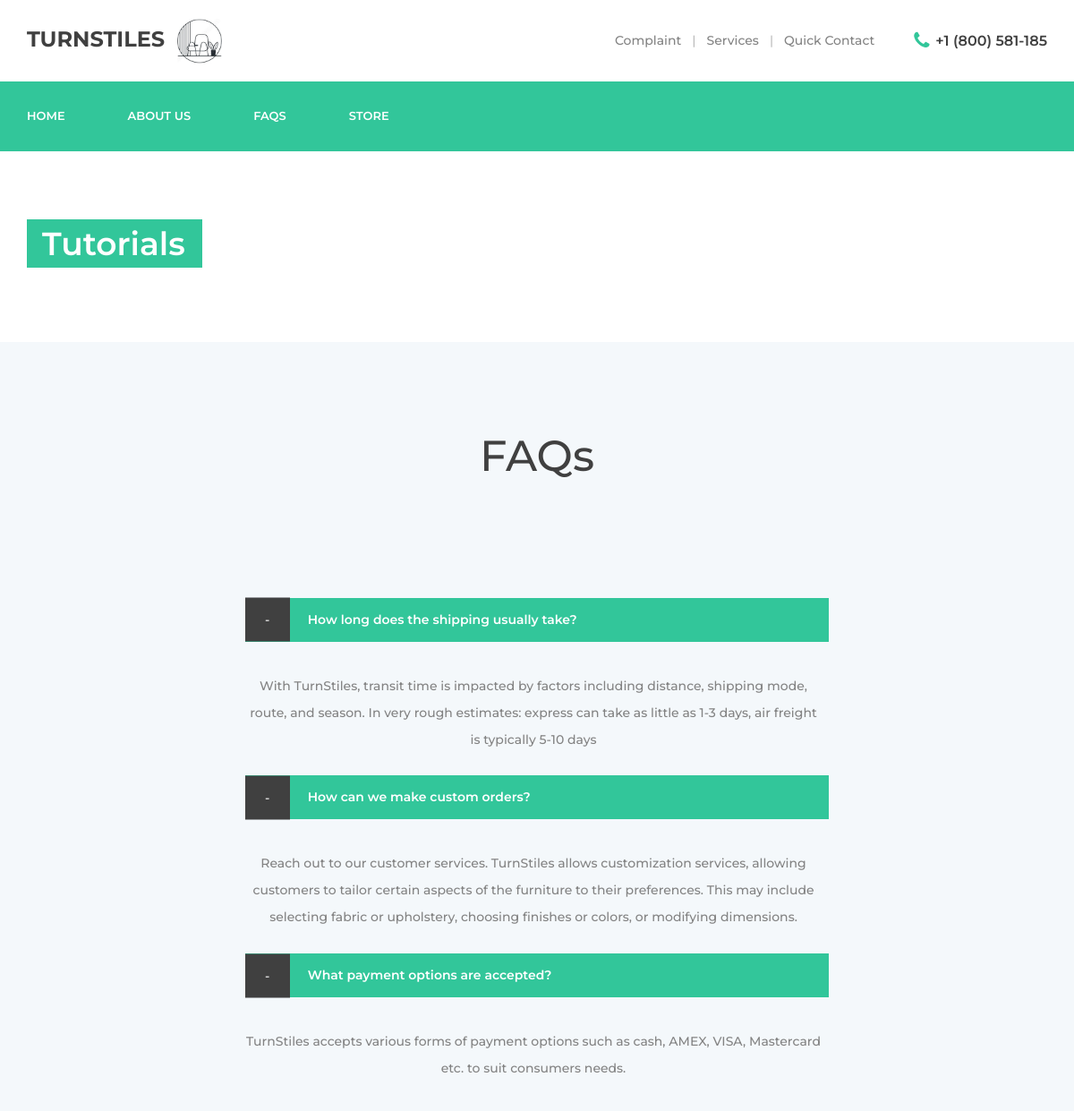
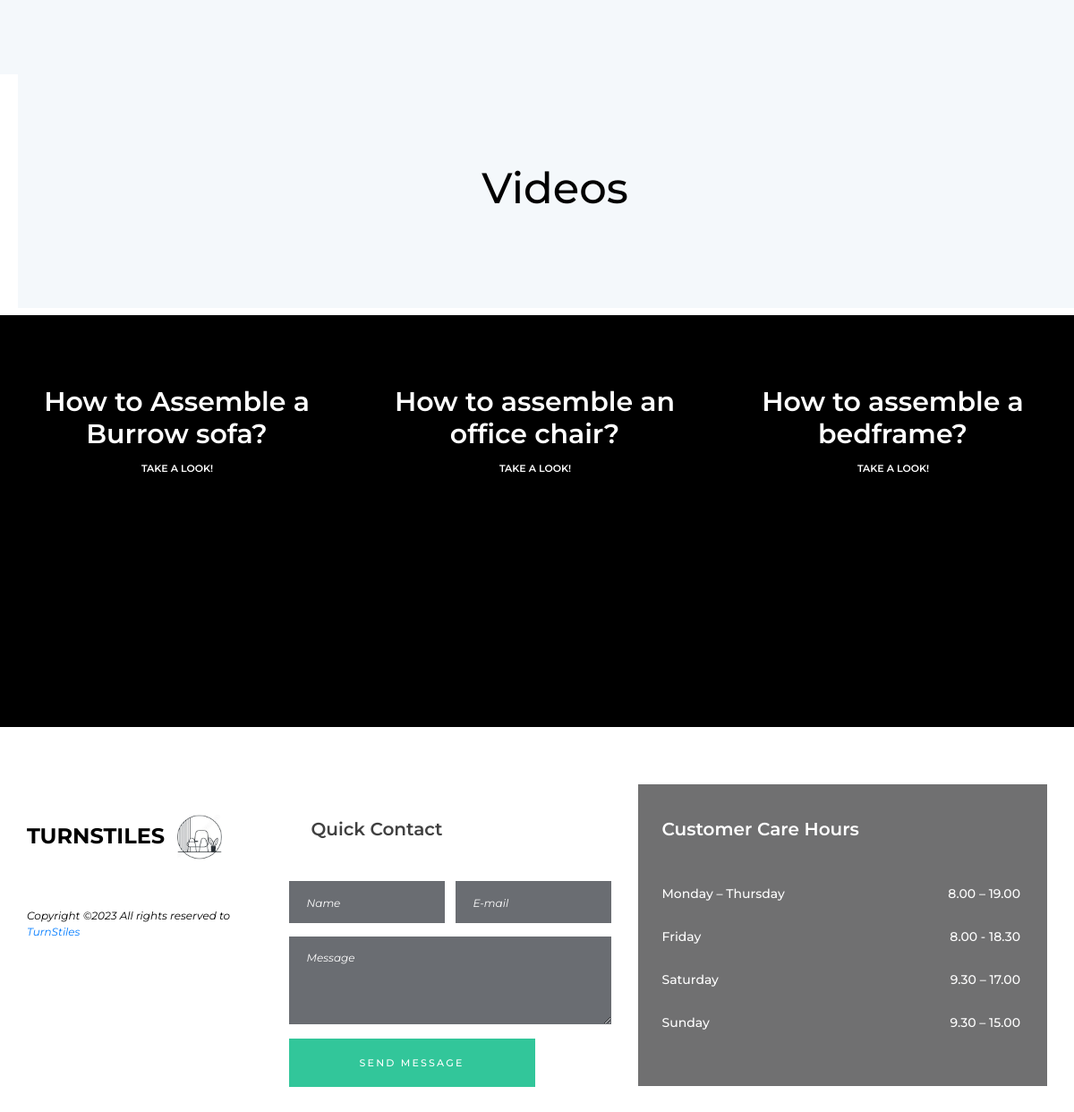
Screenshot of /tutorials.php with the database file from the repository (2 pictures, top to bottom).
### tables this page shows
CREATE TABLE IF NOT EXISTS `faq_info` (
  `f_id` int(5) NOT NULL AUTO_INCREMENT,
  `f_title` text NOT NULL,
  `f_description` text NOT NULL,
  KEY `f_id` (`f_id`)
);

### tutorials.php (the view, shortened to what this page needs)
<!DOCTYPE html>
<html lang="en">
<head>
<link rel="stylesheet" type="text/css" href="styles/bootstrap4/bootstrap.min.css">
<link href="plugins/font-awesome-4.7.0/css/font-awesome.min.css" rel="stylesheet" type="text/css">
<link rel="stylesheet" type="text/css" href="plugins/OwlCarousel2-2.2.1/owl.carousel.css">
<link rel="stylesheet" type="text/css" href="plugins/OwlCarousel2-2.2.1/owl.theme.default.css">
<link rel="stylesheet" type="text/css" href="plugins/OwlCarousel2-2.2.1/animate.css">
<link rel="stylesheet" type="text/css" href="styles/main_styles.css">
<link rel="stylesheet" type="text/css" href="styles/news.css">
<link rel="stylesheet" type="text/css" href="styles/news_responsive.css">
</head>
<body>
<div class="super_container">
	<div class="home">
		<div class="parallax_background parallax-window" data-parallax="scroll" data-image-src="images/news.jpg" data-speed="0.8"></div>
		<?php
		include("header.php");
		?>
		<div class="home_container">
			<div class="container">
				<div class="row">
					<div class="col">
						<div class="home_content" style="padding-top: 100px;">
							<div class="home_title">Tutorials</div>
						</div>
					</div>
				</div>
			</div>
		</div>
	</div>
	<?php
						include("dbconfig.php");
						?>
	<div class="stuff">
		<div class="container">
			<div class="row">
				<center>
				<div class="col-lg-7">
					<div class="faq">
						<div class="faq_title"><h1>FAQs</h1></div><br>
						<div class="elements_accordions">
							<div class="accordions">
								<?php
							$sq = "select * from faq_info";
							$res = mysqli_query($con,$sq);
							while($row = mysqli_fetch_assoc($res)){
					?>
								<div class="accordion_container">
									<div class="accordion d-flex flex-row align-items-center active"><div><?php echo $row['f_title']; ?> </div></div>
									<div class="accordion_panel">
										<div>
											<p><?php echo $row['f_description'];?></p>
										</div>
									</div>
								</div>
<?php
							}
?>
							</div>
						</div>
					</div>
				</div>
				</center>
			</div>
		</div>
	</div>
	<center>
	<h1 class="stuff" style="margin-left: 20px; color: black;"> Videos </h1>
	<div class="boxes d-flex flex-lg-row flex-column align-items-start justify-content-start" style="background-color: black;">
		<div class="box">
			<div class="box_title">How to Assemble a Burrow sofa?</div>
			<div class="box_subtitle">Take a look!</div>
			<iframe src="https://www.youtube.com/embed/nEdlvs_7uC8"  width="350" height="215" frameborder="0" allowfullscreen></iframe>
		</div>
		<div class="box">
			<div class="box_title">How to assemble an office chair?</div>
			<div class="box_subtitle">Take a look!</div>
			<iframe src="https://www.youtube.com/embed/eup_lsJf_9E"  width="350" height="215" frameborder="0" allowfullscreen></iframe>
		</div>
		<div class="box">
			<div class="box_title">How to assemble a bedframe?</div>
			<div class="box_subtitle">Take a look!</div>
			<iframe src="https://www.youtube.com/embed/-BMwCKVF-0E"  width="350" height="215" frameborder="0" allowfullscreen></iframe>
		</div>
	</div>
	</center>
	<?php
	include("footer.php");
	?>
</div>
</body>
</html>

### styles/main_styles.css (style rules this page uses)
* { margin: 0; padding: 0; -webkit-font-smoothing: antialiased; -webkit-text-shadow: rgba(0,0,0,.01) 0 0 1px; text-shadow: rgba(0,0,0,.01) 0 0 1px; }
body { font-family: 'Montserrat', sans-serif; font-size: 14px; font-weight: 400; background: #FFFFFF; color: #a5a5a5; }
div { display: block; position: relative; -webkit-box-sizing: border-box; -moz-box-sizing: border-box; box-sizing: border-box; }
p { font-family: 'Montserrat', sans-serif; font-size: 14px; line-height: 2; font-weight: 400; color: #929191; -webkit-font-smoothing: antialiased; -webkit-text-shadow: rgba(0,0,0,.01) 0 0 1px; text-shadow: rgba(0,0,0,.01) 0 0 1px; }
p:last-of-type { margin-bottom: 0; }
h1 { font-size: 48px; }
h1, h2, h3, h4, h5, h6 { font-family: 'Montserrat', sans-serif; -webkit-font-smoothing: antialiased; -webkit-text-shadow: rgba(0,0,0,.01) 0 0 1px; text-shadow: rgba(0,0,0,.01) 0 0 1px; }
.super_container { width: 100%; overflow: hidden; }
.parallax-window { min-height: 400px; background: transparent; }
.parallax_background { position: absolute; top: 0; left: 0; width: 100%; height: 100%; }
.home { width: 100%; height: 874px; }
.home_container { position: absolute; top: 38%; left: 0; width: 100%; }
.home_title { font-size: 60px; font-weight: 600; color: #FFFFFF; max-width: 570px; line-height: 1.2; }
.stuff { width: 100%; background: #f4f8fb; padding-top: 99px; padding-bottom: 104px; }
.faq_title { font-size: 36px; font-weight: 600; color: #404040; line-height: 0.75; }
.elements_accordions { width: 100%; }
.accordions { margin-top: 100px; }
.accordion_container:not(:last-child) { margin-bottom: 14px; }
.accordion { height: 49px; width: 100%; background: #FFFFFF; padding-left: 70px; cursor: pointer; color: #404040; font-size: 14px; font-weight: 600; -webkit-transition: all 200ms ease; -moz-transition: all 200ms ease; -ms-transition: all 200ms ease; -o-transition: all 200ms ease; transition: all 200ms ease; }
.accordion div { max-width: 90%; overflow: hidden; white-space: nowrap; }
.accordion::after { display: -webkit-box; display: -moz-box; display: -ms-flexbox; display: -webkit-flex; display: flex; flex-direction: column; justify-content: center; align-items: center; position: absolute; top: 50%; -webkit-transform: translateY(-50%); -moz-transform: translateY(-50%); -ms-transform: translateY(-50%); -o-transform: translateY(-50%); transform: translateY(-50%); left: 0; width: 50px; height: 100%; content: '+'; background: #32c69a; font-size: 14px; color: #FFFFFF; font-weight: 500; -webkit-transition: all 200ms ease; -moz-transition: all 200ms ease; -ms-transition: all 200ms ease; -o-transition: all 200ms ease; transition: all 200ms ease; }
.accordion.active { background: #32c69a; color: #FFFFFF; }
.accordion.active::after { content: '-'; color: #FFFFFF; background: #404040; }
.accordion_panel { padding-right: 8px; max-height: 0px; overflow: hidden; -webkit-transition: all 500ms ease; -moz-transition: all 500ms ease; -ms-transition: all 500ms ease; -o-transition: all 500ms ease; transition: all 500ms ease; }
.accordion_panel > div { padding-bottom: 11px; }
.accordion_panel p { font-size: 14px; font-weight: 500; padding-top: 35px; color: #838383; line-height: 2.14; }
.boxes { width: 100%; }
.box { width: calc(100% / 3); padding-top: 79px; padding-left: 90px; padding-bottom: 64px; padding-right: 30px; }
.box_title { font-size: 30px; font-weight: 600; color: #FFFFFF; line-height: 1.2; }
.box_subtitle { font-size: 11px; font-weight: 600; color: #FFFFFF; text-transform: uppercase; line-height: 0.75; margin-top: 16px; padding-left: 1px; }

### rows the page displays
faq_info: f_title "How long does the shipping usually take?", f_description "With TurnStiles, transit time is impacted by factors including distance, shipping mode, route, and season. In very rough estimates: express can take as little as 1-3 days, air freight is typically 5-10 days"
faq_info: f_title "How can we make custom orders?", f_description "Reach out to our customer services. TurnStiles allows customization services, allowing customers to tailor certain aspects of the furniture to their preferences. This may include selecting fabric or upholstery, choosing finishes or colors, or modifying dimensions."
faq_info: f_title "What payment options are accepted?", f_description "TurnStiles accepts various forms of payment options such as cash, AMEX, VISA, Mastercard etc. to suit consumers needs."
